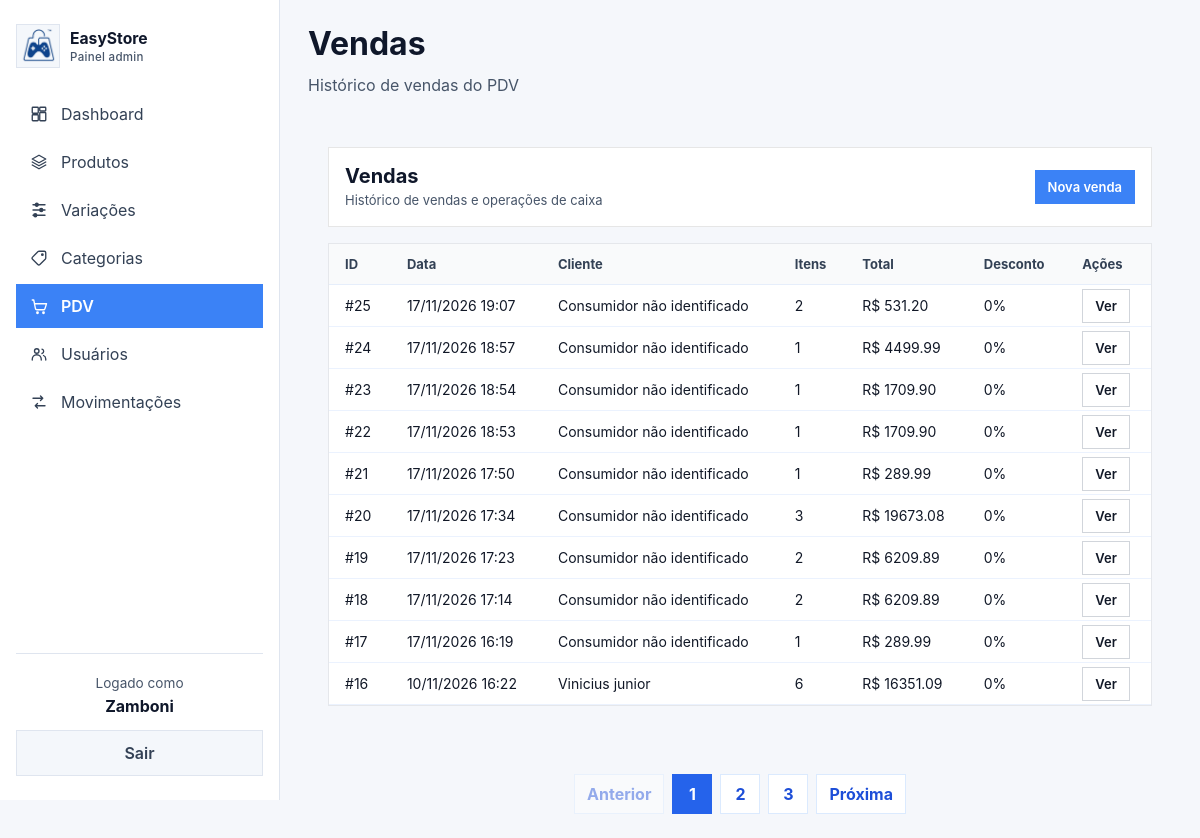
Before: /pdv/historico (signed in) with the older database file.
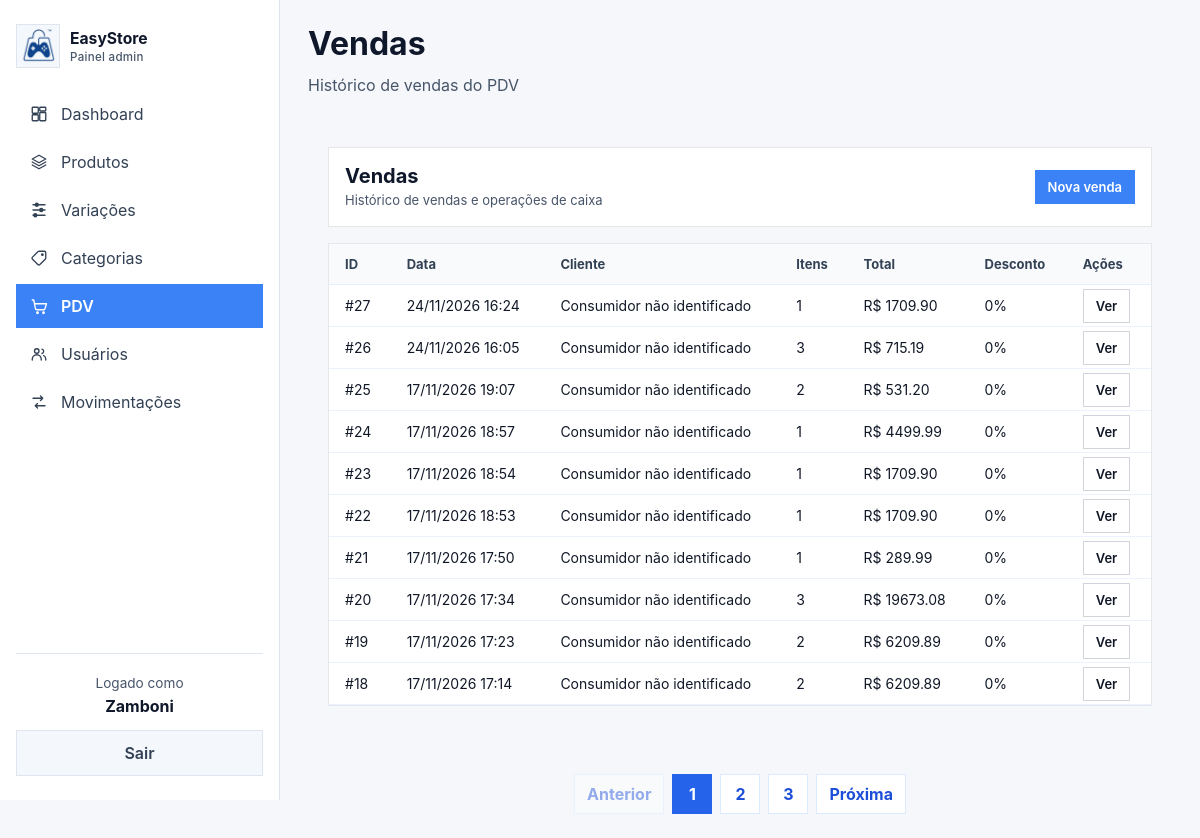
After: the same page with the newer database file.
### app/models/venda.py (models this page shows, shortened)
class Venda(Base):
    __tablename__ = "vendas"
    id = Column(
        Integer,
        primary_key=True,
        index=True
    )
    cliente_id = Column(
        Integer,
        ForeignKey("clientes.id", ondelete="SET NULL"),
        nullable=True
    )
    usuario_id = Column(
        Integer,
        ForeignKey("usuarios.id", ondelete="SET NULL"),
        nullable=True
    )
    desconto_percentual = Column(
        Float,
        nullable=False,
        default=0.0
    )
    total_bruto = Column(
        Float,
        nullable=False,
        default=0.0
    )
    total_liquido = Column(
        Float,
        nullable=False,
        default=0.0
    )
    observacao = Column(
        String(255),
        nullable=True
    )
    criado_em = Column(
        DateTime,
        server_default=func.now()
    )
    chave_idempotencia = Column(
        String(64),
        nullable=True,
        unique=True,
        index=True,
    )
    cliente = relationship(
        "Cliente",
        back_populates="vendas"
    )
    usuario = relationship(
        "Usuario",
        backref="vendas"
    )
    itens = relationship(
        "ItemVenda",
        back_populates="venda",
        cascade="all, delete-orphan"
    )
    pagamentos = relationship(
        "Pagamento",
        back_populates="venda",
        cascade="all, delete-orphan"
    )

### app/models/cliente.py (models this page shows)
class Cliente(Base):
    __tablename__ = "clientes"
    id         = Column(Integer, primary_key=True, index=True)
    nome       = Column(String(150), nullable=False, index=True)
    email      = Column(String(167), nullable=True, unique=True, index=True)
    telefone   = Column(String(20), nullable=True)
    usuario_id = Column(
        Integer,
        ForeignKey("usuarios.id", ondelete="SET NULL"),
        nullable=True,
        unique=True,
    )
    is_associado = Column(Boolean, default=False, nullable=False)
    ativo      = Column(Boolean, default=True)
    criado_em  = Column(DateTime, server_default=func.now())
    usuario = relationship("Usuario", back_populates="cliente_perfil")
    vendas  = relationship("Venda", back_populates="cliente", lazy="select")

### app/controllers/pdv_controller.py (the view)
@router.get("/historico")
def historico_vendas(
    request: Request,
    pagina: int = 1,
    por_pagina: int = 10,
    db: Session = Depends(get_db),
    usuario=Depends(get_admin)
):
    query = (
        db.query(Venda)
        .order_by(
            Venda.criado_em.desc()
        )
    )
    total_vendas = query.count()
    por_pagina = min(
        max(
            por_pagina,
            1
        ),
        10
    )
    total_paginas = (
        math.ceil(
            total_vendas /
            por_pagina
        )
        if total_vendas
        else 1
    )
    pagina = min(
        max(
            pagina,
            1
        ),
        total_paginas
    )
    vendas = (
        query
        .offset(
            (pagina - 1) *
            por_pagina
        )
        .limit(
            por_pagina
        )
        .all()
    )
    return templates.TemplateResponse(
        request,
        "admin/vendas.html",
        {
            "request": request,
            "usuario": usuario,
            "vendas": vendas,
            "pagina": pagina,
            "por_pagina": por_pagina,
            "total_paginas":
                total_paginas,
            "total_vendas":
                total_vendas,
            "page_title":
                "Vendas",
            "page_subtitle":
                "Histórico de vendas do PDV",
            "css_path":
                "css/vendas.css",
            "active": "pos",
        }
    )

### app/templates/admin/vendas.html
{% extends "admin/base.html" %}
{% set css_path = 'css/vendas.css' %}
{% set active = active or 'pos' %}
{% block content %}
<div class="vendas-container">
  <div class="vendas-header">
    <div>
      <h2>Vendas</h2>
      <p class="subtitle">Histórico de vendas e operações de caixa</p>
    </div>
    <div class="vendas-actions">
      {% set role = usuario.role if usuario is not mapping else usuario.get('role') if usuario else None %}
      {% if role == 'admin' %}
      <a href="/admin/pos" style="background-color: #157ED3;" class="btn-small btn-primary">Nova venda</a>
      {% elif role == 'operador' %}
      <a href="/pdv" style="background-color: #157ED3;" class="btn-small btn-primary">Nova venda</a>
      {% endif %}
    </div>
  </div>
  <div class="vendas-body">
    <table class="vendas-table">
      <thead>
        <tr>
          <th>ID</th>
          <th>Data</th>
          <th>Cliente</th>
          <th>Itens</th>
          <th>Total</th>
          <th>Desconto</th>
          <th>Ações</th>
        </tr>
      </thead>
      <tbody>
        {% for venda in vendas %}
        <tr>
          <td>#{{ venda.id }}</td>
          <td>{{ venda.criado_em.strftime('%d/%m/%Y %H:%M') if venda.criado_em else '-' }}</td>
          <td>{{ venda.cliente.nome if venda.cliente else 'Consumidor não identificado' }}</td>
          <td>{{ venda.itens|length }}</td>
          <td>R$ {{ "%.2f"|format(venda.total_liquido) }}</td>
          <td>{{ "%.0f"|format(venda.desconto_percentual) }}%</td>
          <td><a href="/pdv/venda/{{ venda.id }}" class="btn-small">Ver</a></td>
        </tr>
        {% else %}
        <tr class="empty-row">
          <td colspan="7">Nenhuma venda encontrada</td>
        </tr>
        {% endfor %}
      </tbody>
    </table>
  </div>
</div>
<nav class="pagination" aria-label="Paginação de vendas">
  <a class="pagination-link {% if pagina == 1 %}disabled{% endif %}" href="/pdv/historico?por_pagina={{ por_pagina }}&pagina={{ pagina - 1 }}">Anterior</a>
  {% for numero in range(1, total_paginas + 1) %}
  <a class="pagination-link {% if numero == pagina %}active{% endif %}" href="/pdv/historico?por_pagina={{ por_pagina }}&pagina={{ numero }}">{{ numero }}</a>
  {% endfor %}
  <a class="pagination-link {% if pagina == total_paginas %}disabled{% endif %}" href="/pdv/historico?por_pagina={{ por_pagina }}&pagina={{ pagina + 1 }}">Próxima</a>
</nav>
{% endblock %}

Changed rows visible on the page:
no longer on this page (row unchanged): Venda: id "17", criado_em "17/11/2026 16:19", cliente "Consumidor não identificado", itens|length "1", total_liquido "289.99", desconto_percentual "0"
no longer on this page (row unchanged): Venda: id "16", criado_em "10/11/2026 16:22", cliente "Vinicius junior", itens|length "6", total_liquido "16351.09", desconto_percentual "0"
added Venda: id "27", criado_em "24/11/2026 16:24", cliente "Consumidor não identificado", itens|length "1", total_liquido "1709.90", desconto_percentual "0"
added Venda: id "26", criado_em "24/11/2026 16:05", cliente "Consumidor não identificado", itens|length "3", total_liquido "715.19", desconto_percentual "0"
